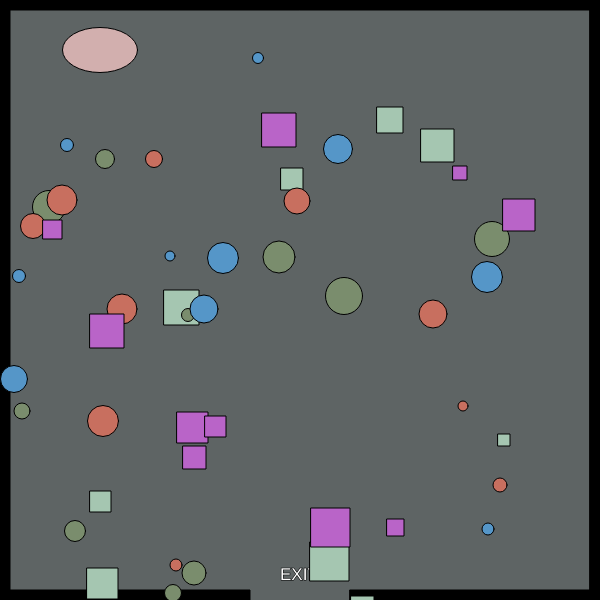
Frame 1 (no input)
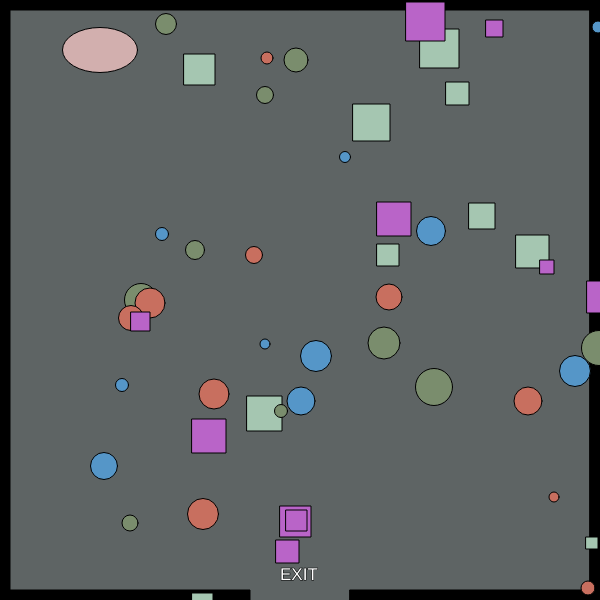
Frame 60 (no input)
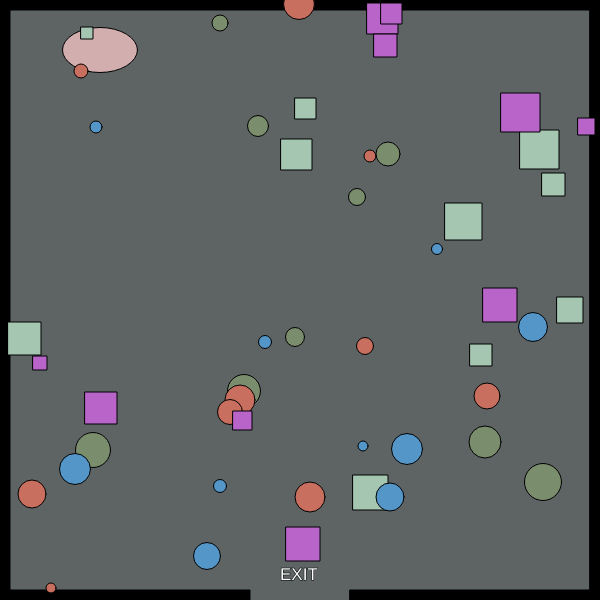
Frame 120 (the mouse pressed at the canvas centre since frame 60)

The p5.js sketch that drew these frames (run headless with seeded random() and noise() and a simulated clock; from frame 60 on, the mouse is pressed at the canvas centre):

// p5.js sketch
// ── sketch.js
// x and y for my character
var characterX = 100;
var characterY = 50;

// define the key codes for each letter
var w = 87;
var s = 83;
var a = 65;
var d = 68;

// x and y for first shape
var shapeX = 30;
var shapeY = 50;

var shapeXs = [];
var shapeYs = [];
var diameters = [];

var shapeXSpeeds = [];
var shapeYSpeeds = [];

// x and y for second shape
var Xshape = 130;
var Yshape = 150;

var Xshapes = [];
var Yshapes = [];
var diametersB = [];

var XshapeSpeeds = [];
var YshapeSpeeds = [];

// x and y for third shape
var XAshape = 130;
var YAshape = 250;

var XAshapes = [];
var YAshapes = [];
var diametersA = [];

var XAshapeSpeeds = [];
var YAshapeSpeeds = [];


// x and y for fourth shape
var XCshape = 130;
var YCshape = 50;

var XCshapes = [];
var YCshapes = [];
var diametersC = [];

var XCshapeSpeeds = [];
var YCshapeSpeeds = [];

// x and y for fifth shape
var XDshape = 30;
var YDshape = 50;

var XDshapes = [];
var YDshapes = [];
var diametersD = [];

var XDshapeSpeeds = [];
var YDshapeSpeeds = [];


// create a shape when the mouse is clicked
var mouseShapeX;
var mouseShapeY;

function setup() {
    createCanvas(600, 600);

    // get a random speed when the it first starts first shape
    for (var i = 0; i < 10; i++) {
        shapeXSpeeds[i] = Math.floor(Math.random() * (Math.floor(Math.random() * 5)) + 1);
        shapeYSpeeds[i] = Math.floor(Math.random() * (Math.floor(Math.random() * 5)) + 1);
        shapeXs[i] = getRandomNumber(500);
        shapeYs[i] = getRandomNumber(600);
        diameters[i] = getRandomNumber(30);
    }

      // get a random speed when the it first starts second shape
    for (var i = 0; i < 10; i++) {
        XshapeSpeeds[i] = Math.floor(Math.random() * (Math.floor(Math.random() * 5)) + 1);
        YshapeSpeeds[i] = Math.floor(Math.random() * (Math.floor(Math.random() * 5)) + 1);
        Xshapes[i] = getRandomNumber(500);
        Yshapes[i] = getRandomNumber(600);
        diametersB[i] = getRandomNumber(30);
    }

      // get a random speed when the it first starts third shape
    for (var i = 0; i < 10; i++) {
        XAshapeSpeeds[i] = Math.floor(Math.random() * (Math.floor(Math.random() * 5)) + 1);
        YAshapeSpeeds[i] = Math.floor(Math.random() * (Math.floor(Math.random() * 5)) + 1);
        XAshapes[i] = getRandomNumber(500);
        YAshapes[i] = getRandomNumber(600);
        diametersA[i] = getRandomNumber(30);
    }

    // get a random speed when the it first starts fourth shape
    for (var i = 0; i < 10; i++) {
        XCshapeSpeeds[i] = Math.floor(Math.random() * (Math.floor(Math.random() * 5)) + 1);
        YCshapeSpeeds[i] = Math.floor(Math.random() * (Math.floor(Math.random() * 5)) + 1);
        XCshapes[i] = getRandomNumber(500);
        YCshapes[i] = getRandomNumber(600);
        diametersC[i] = getRandomNumber(30);
    }

   // get a random speed when the it first starts fifth shape
    for (var i = 0; i < 10; i++) {
        XDshapeSpeeds[i] = Math.floor(Math.random() * (Math.floor(Math.random() * 5)) + 1);
        YDshapeSpeeds[i] = Math.floor(Math.random() * (Math.floor(Math.random() * 5)) + 1);
        XDshapes[i] = getRandomNumber(500);
        YDshapes[i] = getRandomNumber(600);
        diametersD[i] = getRandomNumber(30);
    }


    createCharacter(characterX, characterY);
}

function draw() {
    background(94,100,100);
    stroke(0);
    fill(0);

    // call createBorders function
    createBorders(10);

    // exit message
    textSize(17);
    fill(255,255,255);
    text("EXIT", width-320,height-20);

    //createCharacter(200,350);
    drawCharacter();
    characterMovement();


    // first potential enemy
    fill(165,198,177);

    // draw the first shape
    for (var i = 0; i < shapeXs.length; i++) {
        rect(shapeXs[i], shapeYs[i], diameters[i]);
        shapeXSpeeds[i] = Math.floor(Math.random() * (Math.floor(Math.random() * 5)) + 1);
        shapeYSpeeds[i] = Math.floor(Math.random() * (Math.floor(Math.random() * 5)) + 1);

        // move the first shape
        shapeXs[i] += shapeXSpeeds[i];
        shapeYs[i] += shapeYSpeeds[i];


        // check to see if the first shape has gone out of bounds
        if (shapeXs[i] > width) {
            shapeXs[i] = 0;
        }
        if (shapeXs[i] < 0) {
            shapeXs[i] = width;
        }
        if (shapeYs[i] > height) {
            shapeYs[i] = 0;
        }
        if (shapeYs[i] < 0) {
            shapeYs[i] = height;
        }

    }

    // second potential enemy
    fill(122, 141, 109);

    // draw the second shape
    for (var i = 0; i < Xshapes.length; i++) {
        circle(Xshapes[i], Yshapes[i], diametersB[i]);
        XshapeSpeeds[i] = Math.floor(Math.random() * (Math.floor(Math.random() * 5)) + 1);
        YshapeSpeeds[i] = Math.floor(Math.random() * (Math.floor(Math.random() * 5)) + 1);

        // move the second shape
        Xshapes[i] += XshapeSpeeds[i];
        Yshapes[i] += YshapeSpeeds[i];


        // check to see if the second shape has gone out of bounds
        if (Xshapes[i] > width) {
            Xshapes[i] = 0;
        }
        if (Xshapes[i] < 0) {
            Xshapes[i] = width;
        }
        if (Yshapes[i] > height) {
            Yshapes[i] = 0;
        }
        if (Yshapes[i] < 0) {
            Yshapes[i] = height;
        }

    }

    // third potential enemy
    fill(200, 111, 95);

    // draw the third shape
    for (var i = 0; i < XAshapes.length; i++) {
        circle(XAshapes[i], YAshapes[i], diametersA[i]);
        XAshapeSpeeds[i] = Math.floor(Math.random() * (Math.floor(Math.random() * 5)) + 1);
        YAshapeSpeeds[i] = Math.floor(Math.random() * (Math.floor(Math.random() * 5)) + 1);

        // move the third shape
        XAshapes[i] += XAshapeSpeeds[i];
        YAshapes[i] += YAshapeSpeeds[i];

        // check to see if the third shape has gone out of bounds
        if (XAshapes[i] > width) {
            XAshapes[i] = 0;
        }
        if (XAshapes[i] < 0) {
            XAshapes[i] = width;
        }
        if (YAshapes[i] > height) {
            YAshapes[i] = 0;
        }
        if (YAshapes[i] < 0) {
            YAshapes[i] = height;
        }

    }

    // fourth potential enemy
    fill(185, 100, 200);

    // draw the fourth shape
    for (var i = 0; i < XCshapes.length; i++) {
        rect(XCshapes[i], YCshapes[i], diametersC[i]);
        XCshapeSpeeds[i] = Math.floor(Math.random() * (Math.floor(Math.random() * 5)) + 1);
        YCshapeSpeeds[i] = Math.floor(Math.random() * (Math.floor(Math.random() * 5)) + 1);

        // move the fourth shape
        XCshapes[i] += XCshapeSpeeds[i];
        YCshapes[i] += YCshapeSpeeds[i];

        // check to see if the fourth shape has gone out of bounds
        if (XCshapes[i] > width) {
            XCshapes[i] = 0;
        }
        if (XCshapes[i] < 0) {
            XCshapes[i] = width;
        }
        if (YCshapes[i] > height) {
            YCshapes[i] = 0;
        }
        if (YCshapes[i] < 0) {
            YCshapes[i] = height;
        }

    }

    // fifth potential enemy
    fill(85, 150, 200);

    // draw the fifth shape
    for (var i = 0; i < XDshapes.length; i++) {
        circle(XDshapes[i], YDshapes[i], diametersD[i]);
        XDshapeSpeeds[i] = Math.floor(Math.random() * (Math.floor(Math.random() * 5)) + 1);
        YDshapeSpeeds[i] = Math.floor(Math.random() * (Math.floor(Math.random() * 5)) + 1);

        // move the fifth shape
        XDshapes[i] += XDshapeSpeeds[i];
        YDshapes[i] += YDshapeSpeeds[i];

        // check to see if the fifth shape has gone out of bounds
        if (XDshapes[i] > width) {
            XDshapes[i] = 0;
        }
        if (XDshapes[i] < 0) {
            XDshapes[i] = width;
        }
        if (YDshapes[i] > height) {
            YDshapes[i] = 0;
        }
        if (YDshapes[i] < 0) {
            YDshapes[i] = height;
        }

    }

    // check to see if the character has left the exit
    if(characterX > width-350 && characterY > width-10)
    {
    fill(255,255,255);
    stroke(5);
    textSize(46);
    text("You Win!", width/2-85, height/2-50);
    }

    // create the shape based on the mouse click
    fill(200,148,125);
    circle(mouseShapeX, mouseShapeY, 70);
}

function characterMovement() {
    // handle the keys
    if (keyIsDown(w)) {
        characterY -= 5;
    }
    if (keyIsDown(s)) {
        characterY += 5;
    }
    if (keyIsDown(a)) {
        characterX -= 5;
    }
    if (keyIsDown(d)) {
        characterX += 5;
    }
}

function createCharacter(x, y) {
    characterX = x;
    characterY = y;
}

function drawCharacter() {
    fill(210,175,174);
    ellipse(characterX,characterY,75,45);
}

function createBorders(thickness) {
    // top border
    rect(0,0,width,10);
    // left border
    rect(0,0,10,height);
    // bottom borders
    rect(0, height-10,width-350, 10);
    rect(350, height-10,width, 10);
    // right border
    rect(width-10,0,10,height);
}

function mouseClicked() {
    mouseShapeX = mouseX;
    mouseShapeY = mouseY;
}

function getRandomNumber(number) {
    return Math.floor(Math.random() * number) + 10;
}
